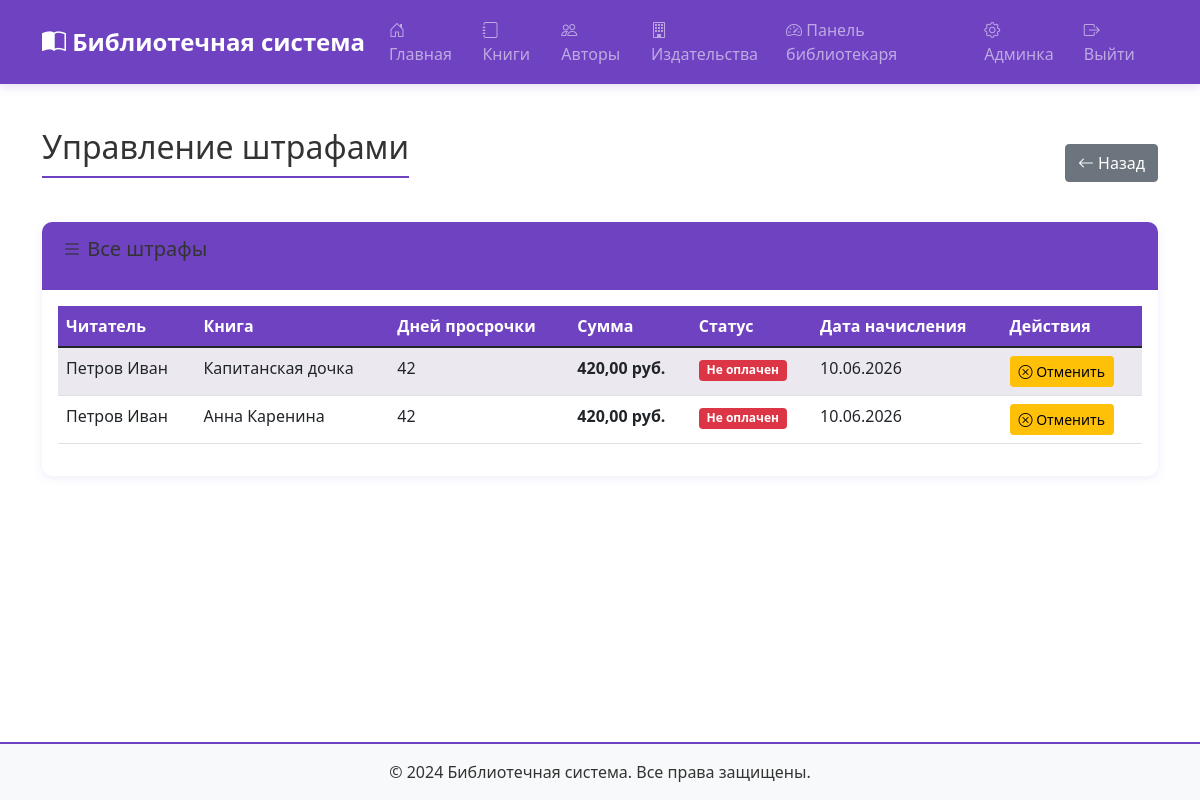
Page /librarian/fines/ (signed in) on the committed database.
### books/models.py (models this page shows, shortened)
class Fine(models.Model):
    STATUS_CHOICES = [
        ('unpaid', 'Не оплачен'),
        ('paid', 'Оплачен'),
    ]
    loan = models.OneToOneField(Loan, verbose_name='Выдача', on_delete=models.CASCADE, related_name='fine')
    user = models.ForeignKey(CustomUser, verbose_name='Читатель', on_delete=models.CASCADE, related_name='fines')
    amount = models.DecimalField('Сумма штрафа', max_digits=10, decimal_places=2, default=0)
    days_overdue = models.IntegerField('Дней просрочки', default=0)
    status = models.CharField('Статус', max_length=20, choices=STATUS_CHOICES, default='unpaid')
    created_at = models.DateTimeField('Дата создания', auto_now_add=True)
    paid_at = models.DateTimeField('Дата оплаты', null=True, blank=True)
    class Meta:
        verbose_name = 'Штраф'
        verbose_name_plural = 'Штрафы'

class CustomUser(AbstractUser):
    ROLE_CHOICES = [
        ('adult', 'Взрослый читатель'),
        ('schoolchild', 'Школьник'),
    ]
    role = models.CharField('Роль', max_length=20, choices=ROLE_CHOICES, default='adult')
    phone = models.CharField('Телефон', max_length=20, blank=True)
    address = models.TextField('Адрес', blank=True)
    birth_date = models.DateField('Дата рождения', null=True, blank=True)
    library_card_number = models.CharField('Номер читательского билета', max_length=20, unique=True, null=True,
                                           blank=True)
    class Meta:
        verbose_name = 'Читатель'
        verbose_name_plural = 'Читатели'

class Loan(models.Model):
    book_copy = models.ForeignKey(BookCopy, verbose_name='Экземпляр книги', on_delete=models.CASCADE,
                                  related_name='loans')
    user = models.ForeignKey(CustomUser, verbose_name='Читатель', on_delete=models.CASCADE, related_name='loans')
    issued_by = models.ForeignKey(CustomUser, verbose_name='Выдал', on_delete=models.SET_NULL, null=True,
                                  related_name='issued_loans')
    issue_date = models.DateTimeField('Дата выдачи', auto_now_add=True)
    due_date = models.DateField('Срок возврата')
    return_date = models.DateField('Дата возврата', null=True, blank=True)
    is_returned = models.BooleanField('Возвращена', default=False)
    notes = models.TextField('Примечания', blank=True)
    class Meta:
        verbose_name = 'Выдача'
        verbose_name_plural = 'Выдачи'
        ordering = ['-issue_date']

class BookCopy(models.Model):
    STATUS_CHOICES = [
        ('available', 'Доступен'),
        ('borrowed', 'Выдан'),
        ('reserved', 'Зарезервирован'),
        ('repair', 'На ремонте'),
        ('lost', 'Утерян'),
    ]
    book = models.ForeignKey(Book, verbose_name='Книга', on_delete=models.CASCADE, related_name='copies')
    inventory_number = models.CharField('Инвентарный номер', max_length=50, unique=True)
    status = models.CharField('Статус', max_length=20, choices=STATUS_CHOICES, default='available')
    purchase_date = models.DateField('Дата поступления', null=True, blank=True)
    price = models.DecimalField('Цена', max_digits=10, decimal_places=2, null=True, blank=True)
    location = models.CharField('Место хранения', max_length=100, blank=True)
    class Meta:
        verbose_name = 'Экземпляр книги'
        verbose_name_plural = 'Экземпляры книг'

class Book(models.Model):
    STATUS_CHOICES = [
        ('available', 'Доступна'),
        ('borrowed', 'Выдана'),
        ('reserved', 'Зарезервирована'),
        ('repair', 'На ремонте'),
        ('lost', 'Утеряна'),
    ]
    title = models.CharField('Название', max_length=200)
    authors = models.ManyToManyField(Author, verbose_name='Авторы', related_name='books')
    publisher = models.ForeignKey(Publisher, verbose_name='Издательство', on_delete=models.SET_NULL, null=True,
                                  blank=True, related_name='books')
    genre = models.ForeignKey(Genre, verbose_name='Жанр', on_delete=models.SET_NULL, null=True, blank=True,
                              related_name='books')
    age_category = models.ForeignKey(AgeCategory, verbose_name='Возрастная категория', on_delete=models.SET_NULL,
                                     null=True, blank=True, related_name='books')
    publication_year = models.IntegerField('Год издания', null=True, blank=True)
    isbn = models.CharField('ISBN', max_length=13, blank=True, null=True)
    pages = models.IntegerField('Количество страниц', null=True, blank=True)
    description = models.TextField('Описание', blank=True)
    cover_image = models.ImageField('Обложка', upload_to='covers/', null=True, blank=True)
    yandex_link = models.URLField('Ссылка на Яндекс.Диск', blank=True, null=True)
    quantity_total = models.IntegerField('Общее количество', default=1)
    quantity_available = models.IntegerField('Доступно', default=1)
    status = models.CharField('Статус', max_length=20, choices=STATUS_CHOICES, default='available')
    created_at = models.DateTimeField('Дата добавления', auto_now_add=True)
    updated_at = models.DateTimeField('Дата обновления', auto_now=True)
    avg_rating = models.FloatField('Средний рейтинг', default=0)
    reviews_count = models.IntegerField('Количество отзывов', default=0)
    class Meta:
        verbose_name = 'Книга'
        verbose_name_plural = 'Книги'
        ordering = ['title']

### books/views.py (the view)
# urls.py: path('librarian/fines/', views.admin_all_fines, name='admin_all_fines'),
@login_required
def admin_all_fines(request):
    if not request.user.is_staff:
        messages.error(request, 'Доступ запрещен')
        return redirect('books:index')
    fines = Fine.objects.all().select_related('user', 'loan__book_copy__book').order_by('-created_at')
    context = {'fines': fines}
    return render(request, 'books/admin_fines.html', context)

### books/templates/books/admin_fines.html (shortened to what this page needs)
{% extends 'base.html' %}
{% block content %}
<div class="d-flex justify-content-between align-items-center mb-4">
    <h1> Управление штрафами</h1>
    <a href="{% url 'books:admin_dashboard' %}" class="btn btn-secondary">
        <i class="bi bi-arrow-left"></i> Назад
    </a>
</div>
<div class="card">
    <div class="card-header" style="background-color: #6f42c1; color: white;">
        <h5 class="mb-0"><i class="bi bi-list"></i> Все штрафы</h5>
    </div>
    <div class="card-body">
        <div class="table-responsive">
            <table class="table table-striped">
                <thead>
                    <tr>
                        <th>Читатель</th>
                        <th>Книга</th>
                        <th>Дней просрочки</th>
                        <th>Сумма</th>
                        <th>Статус</th>
                        <th>Дата начисления</th>
                        <th>Действия</th>
                    </tr>
                </thead>
                <tbody>
                    {% for fine in fines %}
                    <tr>
                        <td>{{ fine.user.last_name }} {{ fine.user.first_name }}</td>
                        <td>{{ fine.loan.book_copy.book.title }}</td>
                        <td>{{ fine.days_overdue }}</td>
                        <td class="fw-bold">{{ fine.amount }} руб.</td>
                        <td>
                            {% if fine.status == 'unpaid' %}
                                <span class="badge bg-danger">Не оплачен</span>
                            {% elif fine.status == 'paid' %}
                                <span class="badge bg-success">Оплачен</span>
                            {% else %}
                                <span class="badge bg-secondary">Отменён</span>
                            {% endif %}
                        </td>
                        <td>{{ fine.created_at|date:"d.m.Y" }}</td>
                        <td>
                            {% if fine.status == 'unpaid' %}
                                <a href="{% url 'books:admin_cancel_fine' fine.pk %}" class="btn btn-sm btn-warning" onclick="return confirm('Отменить штраф?')">
                                    <i class="bi bi-x-circle"></i> Отменить
                                </a>
                            {% endif %}
                        </td>
                    </tr>
                    {% empty %}
                    <tr>
                        <td colspan="7" class="text-center">Нет штрафов</td>
                    </tr>
                    {% endfor %}
                </tbody>
            </table>
        </div>
    </div>
</div>
{% endblock %}

### static/css/style.css (style rules this page uses)
body { background-color: #ffffff; font-family: 'Segoe UI', Tahoma, Geneva, Verdana, sans-serif; color: #333; min-height: 100vh; display: flex; flex-direction: column; }
.card { border: none; border-radius: 10px; box-shadow: 0 2px 10px rgba(111, 66, 193, 0.1); transition: transform 0.3s, box-shadow 0.3s; background-color: #ffffff; overflow: hidden; }
.card-header { background-color: #f8f9fa; border-bottom: 2px solid #6f42c1; font-weight: bold; padding: 15px 20px; }
a { color: #6f42c1; text-decoration: none; transition: color 0.3s; }
h1, h2, h3, h4, h5, h6 { color: #333; border-bottom: 2px solid #6f42c1; padding-bottom: 10px; margin-bottom: 20px; }
h1 { font-size: 2rem; }
.table thead th { background-color: #6f42c1; color: white; border-color: #5a32a3; font-weight: 600; }
.table-striped tbody tr:nth-of-type(odd) { background-color: rgba(111, 66, 193, 0.05); }
.card, .stat-card { animation: fadeIn 0.5s ease-out; }

### rows in the picture
Fine: user.last_name "Петров", user.first_name "Иван", loan.book_copy.book "Капитанская дочка", days_overdue "42", amount "420,00", status "Не оплачен", created_at "10.06.2026"
Fine: user.last_name "Петров", user.first_name "Иван", loan.book_copy.book "Анна Каренина", days_overdue "42", amount "420,00", status "Не оплачен", created_at "10.06.2026"
